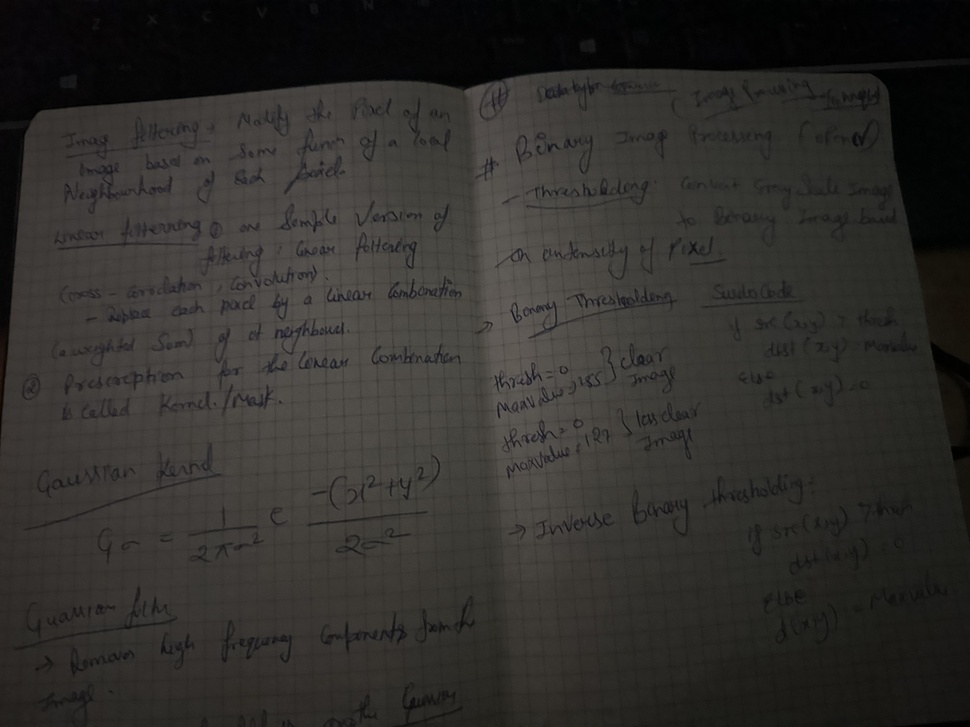
#> input picture Week3/data/images/IMG_5229.jpg, 970 x 727 px, shrunk from 4032 x 3024 before the run
$ python thresholding.py
#> lines starting #> are read from the running program, lines starting #| are printed output that depends on the picture; after the words box and inside, x2 and y2 are one past the last pixel; in counts of white or black regions, pixels touching at a corner belong together
import cv2, time
import os
import numpy as np
import matplotlib.pyplot as plt


# Get the directory of the current script
current_directory = os.path.dirname(os.path.abspath(__file__))

# Move up one directory level to the project directory
project_directory = os.path.join(current_directory, "..")

# Create the path to the image
image_path = os.path.join(project_directory, "data/images", "IMG_5229.jpg")

img = cv2.imread(image_path, cv2.IMREAD_GRAYSCALE)  # read grey scale image
#> img: shape (727, 970); min 0, max 106, mean 47

print(img.dtype)
#| uint8

# set the thresholding and maximum value
thresh = 150
maxValue = 255

# calculation of the calcualtion
t = time.time()
th, dst = cv2.threshold(img, thresh, maxValue, cv2.THRESH_TOZERO_INV)
#> th = 150

adpt = cv2.adaptiveThreshold(img, maxValue, cv2.ADAPTIVE_THRESH_GAUSSIAN_C,
                             cv2.THRESH_BINARY, 31, 1)
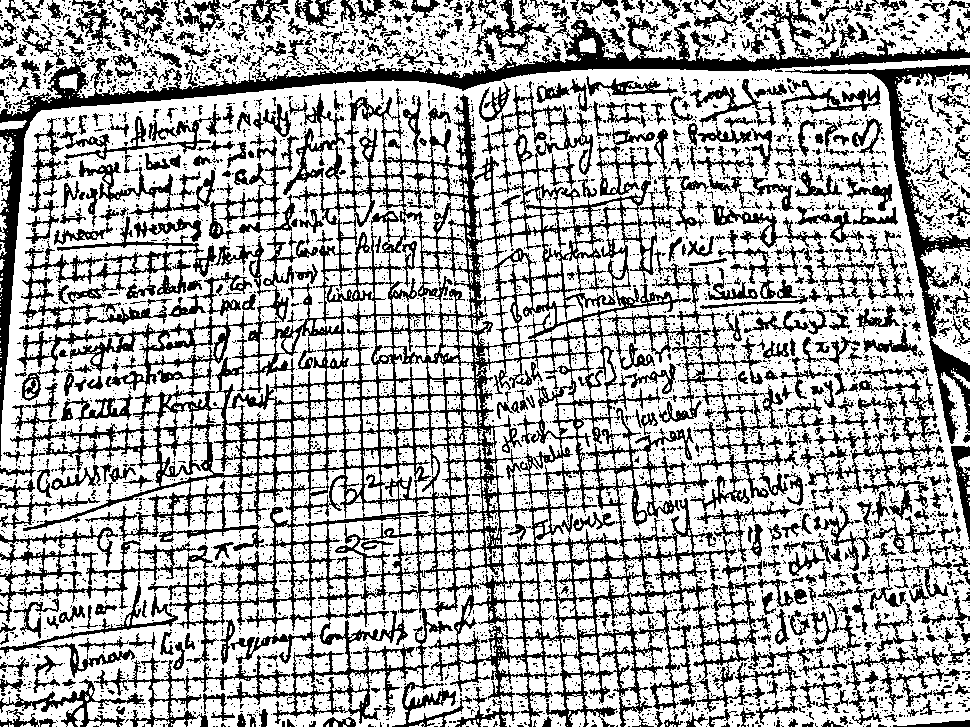
#> adpt: shape (727, 970); 67.4% white; 5783 black regions (5124 under 20 px), largest, box (x1, y1, x2, y2) and area: (0, 81, 794, 727) 91950, (0, 0, 970, 461) 17789, (785, 65, 970, 444) 6491
print("time taken = {} seconds ".format(time.time()-t))

blur = cv2.GaussianBlur(img, (5, 5), 0)
th, tsto = cv2.threshold(blur, 0, maxValue,
                         cv2.THRESH_BINARY+cv2.THRESH_OTSU)
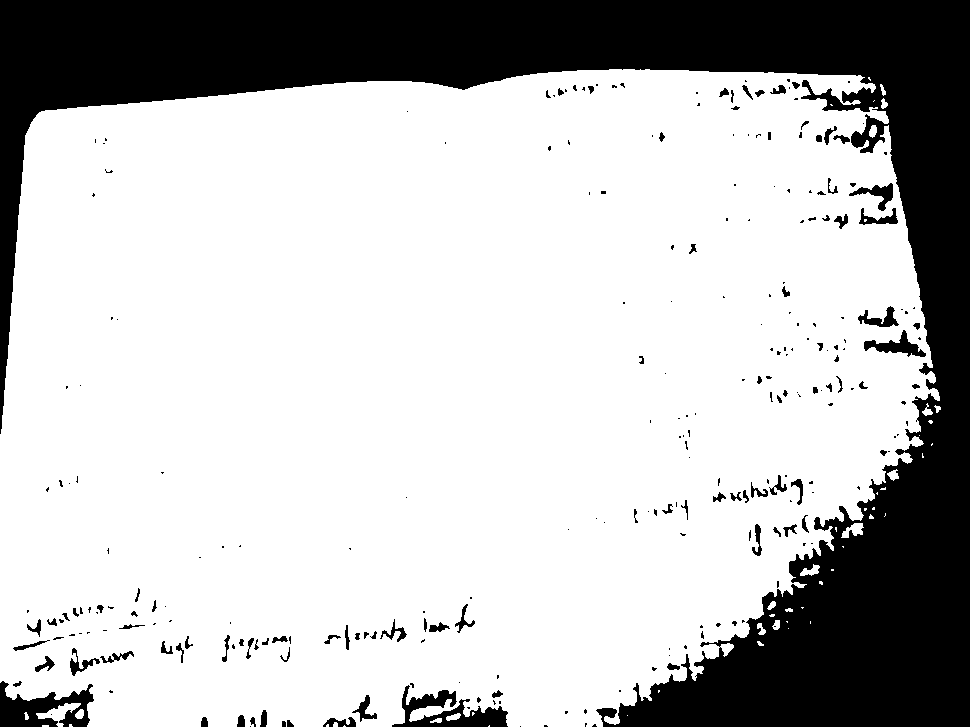
#> tsto: shape (727, 970); 74.9% white; 267 black regions (169 under 20 px), largest, box (x1, y1, x2, y2) and area: (0, 0, 970, 727) 164633, (0, 681, 94, 727) 2338, (392, 685, 508, 727) 2096
#> th = 36

plt.figure(figsize=[20, 5])
plt.subplot(121);plt.imshow(cv2.cvtColor(img, cv2.COLOR_BGR2RGB));plt.title("Original image")
plt.subplot(122);plt.imshow(cv2.cvtColor(dst, cv2.COLOR_BGR2RGB));plt.title("Thresholding image")
# plt.subplot(133);plt.imshow(adpt);plt.title("Adpative image")
plt.show()
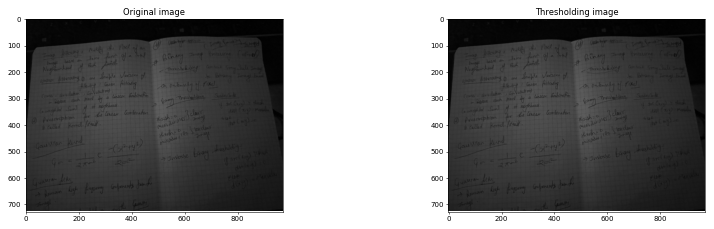
#> figure drawn by matplotlib, 2 panels

# img_sub = img[70:170, 420:550].copy()
# img_sub[img_sub == 200] = 1
# img_sub[img_sub == 0] = 1
# img_sub[img_sub != 1] = 0
# plt.imshow(img_sub)
# plt.show()
